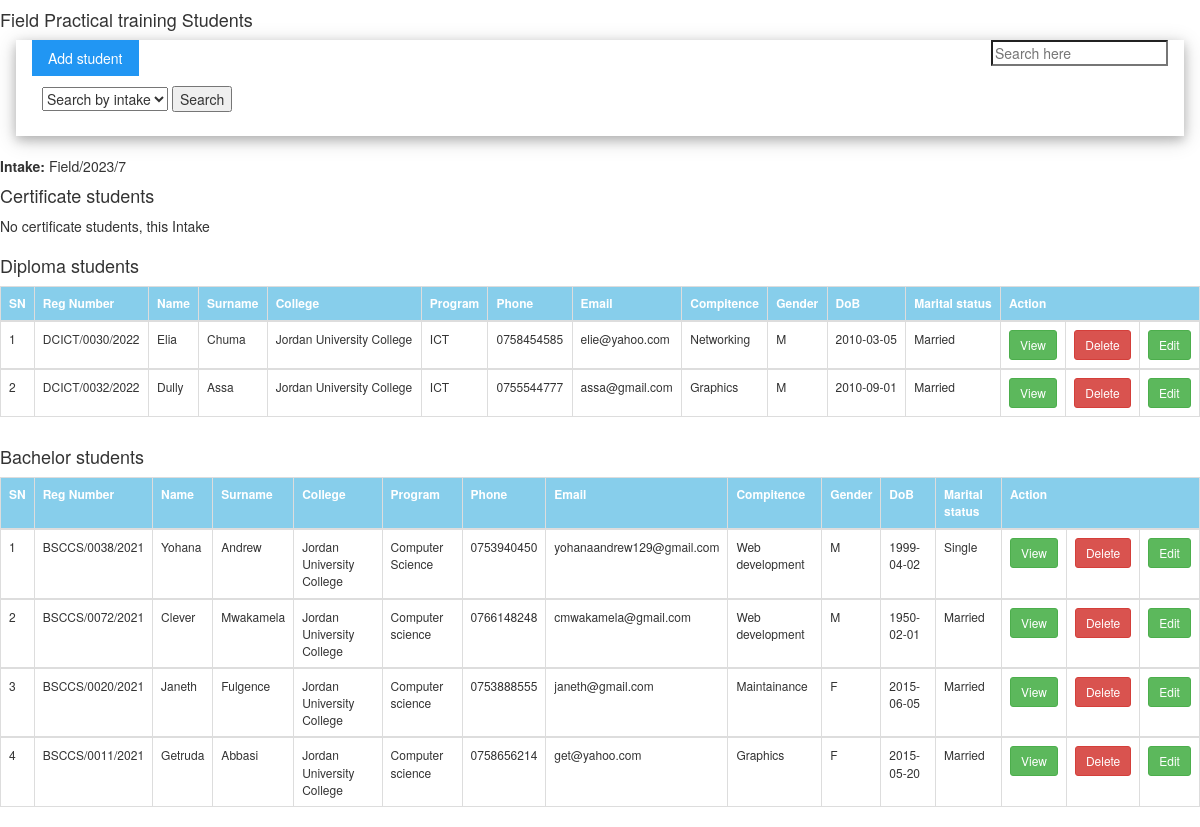
Page /students.php on the committed database.
### tables this page shows
CREATE TABLE `field_intake` (
  `intake_id` int(11) NOT NULL,
  `intake_name` varchar(255) NOT NULL,
  `intake_year` year(4) NOT NULL,
  `intake_month` enum('January','February','March','April','May','June','July','August','September','October','November','December') NOT NULL,
  `intake_status` enum('open','closed','','') NOT NULL DEFAULT 'open'
);

CREATE TABLE `student` (
  `student_id` int(11) NOT NULL,
  `student_reg` varchar(255) NOT NULL,
  `student_fname` varchar(255) DEFAULT NULL,
  `student_lname` varchar(255) DEFAULT NULL,
  `student_college` varchar(255) DEFAULT NULL,
  `student_program` varchar(255) DEFAULT NULL,
  `study_level` varchar(11) NOT NULL,
  `student_phone` varchar(255) DEFAULT NULL,
  `student_email` varchar(255) DEFAULT NULL,
  `student_compitence` varchar(255) DEFAULT NULL,
  `student_letter` varchar(255) DEFAULT NULL,
  `student_start_date` date DEFAULT NULL,
  `student_end_date` date DEFAULT NULL,
  `student_reg_date` date DEFAULT NULL,
  `student_gender` varchar(6) NOT NULL,
  `student_field_duration` int(11) DEFAULT NULL,
  `student_dob` date DEFAULT NULL,
  `student_marital_status` varchar(10) NOT NULL,
  `status` enum('pending','rejected','accepted') NOT NULL DEFAULT 'pending',
  `intake_id` int(11) DEFAULT NULL
);

### students.php (the view, shortened to what this page needs)
<html>
    <head>
        <?php include_once'links.php'; ?>
    <head>
            <body>
                    <h4>Field Practical training Students</h4>
                    <div class="w3-container w3-row-padding">
                        <div class="w3-container w3-card-4">
                    <a class="w3-button w3-blue" href="add_student.php">Add student</a>
                    <span style="float:right;"><input  oninput="w3.filterHTML('#id01', 'tr', this.value)" type="search" minlength="5" placeholder="Search here"></span>
                    <div>
                        <form action="students_by_intake.php" method="POST">
                            <?php
                        include_once'dbconect.php';
                                       $sql = "SELECT intake_name FROM field_intake ORDER BY intake_id DESC";
                if($result = mysqli_query($conn, $sql)){
                    if(mysqli_num_rows($result) > 0){
                        echo "<select name='intake_name' required>";
                        echo "<option disabled selected value=''>Search by intake</option>";
                            while($row = mysqli_fetch_array($result)){
                        echo "</select>";
                            }
                        }
                    } else{
                        echo "No intake now";
                    }
                        ?>
                       <input type="submit" name="intake_searchh" value="Search">
                       </form>
                    </div>
                            </div>
                    </div><br>
                    <div class="tbl">
                    <div class="row">
                        <div class="col-md-12">
                        <?php
                        include_once'dbconect.php';
$apply= "SELECT * FROM field_intake ORDER BY intake_id DESC LIMIT 1";
$result2=mysqli_query($conn, $apply);
while ($fetch=mysqli_fetch_assoc($result2)) {
  $db_intake= $fetch['intake_id'];
   echo "<b>Intake:</b>" . " " . "$fetch[intake_name]";
   echo "<h4>Certificate students</h4>";
}
$intake=$db_intake;
$sql = "SELECT * FROM student as s JOIN field_intake as f ON s.intake_id=f.intake_id WHERE s.status='accepted' AND f.intake_id='$intake' AND s.study_level='Certificate'";
if($result = mysqli_query($conn, $sql)){
    if(mysqli_num_rows($result) > 0){
        echo "<table class='table table-bordered table-hover responsive'>";
            echo "<tr>";
                echo "<th>SN</th>";
                echo "<th>Reg Number</th>";
                echo "<th>Name</th>";
                echo "<th>Surname</th>";
                echo "<th>College</th>";
                echo "<th>Program</th>";
                echo "<th>Phone</th>";
                echo "<th>Email</th>";
                echo "<th>Compitence</th>";
                echo "<th>Gender</th>";
                echo "<th>DoB</th>";
                echo "<th>Marital status</th>";
                echo "<th colspan='3'>Action</th>";
            echo "</tr>";
            $count=mysqli_num_rows($result);
              $i=1;
             while ($i<=$count) {
        while($row = mysqli_fetch_array($result)){
            echo "<tbody id='id01'>";
            echo "<tr>";
                echo "<td>" . $i. "</td>";
                echo "<td>" . $row['student_reg'] . "</td>";
                echo "<td>" . $row['student_fname'] . "</td>";
                echo "<td>" . $row['student_lname'] . "</td>";
                echo "<td>" . $row['student_college'] . "</td>";
                echo "<td>" . $row['student_program'] . "</td>";
                echo "<td>" . $row['student_phone'] . "</td>";
                echo "<td>" . $row['student_email'] . "</td>";
                echo "<td>" . $row['student_compitence'] . "</td>";
                 echo "<td>" . $row['student_gender'] . "</td>";
                echo "<td>" . $row['student_dob'] . "</td>";
                echo "<td>" . $row['student_marital_status'] . "</td>";
                  ?>
                  <form action="delete_student.php" method="post">
                <td><a class="btn btn-success btn-sm" href="view_student.php?student_id=<?php echo $row['student_id'];?>"><span></span>View</a></td>
                <td>
                <input class="hidden" type="text" name="student_id" value="<?php echo $row['student_id'];?>">
                <input type="submit" name="delete" class="btn btn-sm btn-danger" value="Delete" onclick="return confirm('Are you sure you want to delete?');">
               </td>
                 </form>
                <td><a class="btn btn-success btn-sm" href="edit_student.php?student_id=<?php echo $row['student_id'];?>"><span></span>Edit</a></td>
                <?php
            echo "</tr>";
            echo "</tbody>";
            $i++;
        }
    }
        echo "</table>";
        mysqli_free_result($result);
    } else{
        echo "<p>No certificate students, this Intake</p>";
    }
} else{
    echo "ERROR: Could not able to execute $sql. " . mysqli_error($conn);
}
?>
                    </div>
                    </div>
                </div>
                <div class="tbl">
                    <div class="row">
                        <div class="col-md-12">
                        <?php
                        include_once'dbconect.php';
$apply= "SELECT * FROM field_intake ORDER BY intake_id DESC LIMIT 1";
$result2=mysqli_query($conn, $apply);
while ($fetch=mysqli_fetch_assoc($result2)) {
  $db_intake= $fetch['intake_id'];
  echo "<h4>Diploma students</h4>";
}
$intake=$db_intake;
$sql = "SELECT * FROM student as s JOIN field_intake as f ON s.intake_id=f.intake_id WHERE s.status='accepted' AND f.intake_id='$intake' AND s.study_level='Diploma'";
if($result = mysqli_query($conn, $sql)){
    if(mysqli_num_rows($result) > 0){
        echo "<table class='table table-bordered table-hover responsive'>";
            echo "<tr>";
                echo "<th>SN</th>";
                echo "<th>Reg Number</th>";
                echo "<th>Name</th>";
                echo "<th>Surname</th>";
                echo "<th>College</th>";
                echo "<th>Program</th>";
                echo "<th>Phone</th>";
                echo "<th>Email</th>";
                echo "<th>Compitence</th>";
                echo "<th>Gender</th>";
                echo "<th>DoB</th>";
                echo "<th>Marital status</th>";
                echo "<th colspan='3'>Action</th>";
            echo "</tr>";
            $count=mysqli_num_rows($result);
              $i=1;
             while ($i<=$count) {
        while($row = mysqli_fetch_array($result)){
            echo "<tbody id='id01'>";
            echo "<tr>";
                echo "<td>" . $i. "</td>";
                echo "<td>" . $row['student_reg'] . "</td>";
                echo "<td>" . $row['student_fname'] . "</td>";
                echo "<td>" . $row['student_lname'] . "</td>";
                echo "<td>" . $row['student_college'] . "</td>";
                echo "<td>" . $row['student_program'] . "</td>";
                echo "<td>" . $row['student_phone'] . "</td>";
                echo "<td>" . $row['student_email'] . "</td>";
                echo "<td>" . $row['student_compitence'] . "</td>";
                 echo "<td>" . $row['student_gender'] . "</td>";
                echo "<td>" . $row['student_dob'] . "</td>";
                echo "<td>" . $row['student_marital_status'] . "</td>";
                  ?>
                  <form action="delete_student.php" method="post">
                <td><a class="btn btn-success btn-sm" href="view_student.php?student_id=<?php echo $row['student_id'];?>"><span></span>View</a></td>
                <td>
                <input type="submit" name="delete" class="btn btn-sm btn-danger" value="Delete" onclick="return confirm('Are you sure you want to delete?');">
               </td>
                 </form>
                <td><a class="btn btn-success btn-sm" href="edit_student.php?student_id=<?php echo $row['student_id'];?>"><span></span>Edit</a></td>
                <?php
            echo "</tr>";
            echo "</tbody>";
            $i++;
        }
    }
        echo "</table>";
    } else{
        echo "<p>No diploma students, this intake </p>";
    }
} else{
    echo "ERROR: Could not able to execute $sql. " . mysqli_error($conn);
}
?>
                    </div>
                    </div>
                </div>
                <div class="tbl">
                    <div class="row">
                        <div class="col-md-12">
                        <?php
                        include_once'dbconect.php';
$apply= "SELECT * FROM field_intake ORDER BY intake_id DESC LIMIT 1";
$result2=mysqli_query($conn, $apply);
while ($fetch=mysqli_fetch_assoc($result2)) {
  $db_intake= $fetch['intake_id'];
  echo "<h4>Bachelor students</h4>";
}
$intake=$db_intake;
$sql = "SELECT * FROM student as s JOIN field_intake as f ON s.intake_id=f.intake_id WHERE s.status='accepted' AND f.intake_id='$intake' AND s.study_level='Bachelor'";
if($result = mysqli_query($conn, $sql)){
    if(mysqli_num_rows($result) > 0){
        echo "<table class='table table-bordered table-hover responsive'>";
            echo "<tr>";
                echo "<th>SN</th>";
                echo "<th>Reg Number</th>";
                echo "<th>Name</th>";
                echo "<th>Surname</th>";
                echo "<th>College</th>";
                echo "<th>Program</th>";
                echo "<th>Phone</th>";
                echo "<th>Email</th>";
                echo "<th>Compitence</th>";
                echo "<th>Gender</th>";
                echo "<th>DoB</th>";
                echo "<th>Marital status</th>";
                echo "<th colspan='3'>Action</th>";
            echo "</tr>";
            $count=mysqli_num_rows($result);
              $i=1;
             while ($i<=$count) {
        while($row = mysqli_fetch_array($result)){
            echo "<tbody id='id01'>";
            echo "<tr>";
                echo "<td>" . $i. "</td>";
                echo "<td>" . $row['student_reg'] . "</td>";
                echo "<td>" . $row['student_fname'] . "</td>";
                echo "<td>" . $row['student_lname'] . "</td>";
                echo "<td>" . $row['student_college'] . "</td>";
                echo "<td>" . $row['student_program'] . "</td>";
                echo "<td>" . $row['student_phone'] . "</td>";
                echo "<td>" . $row['student_email'] . "</td>";
                echo "<td>" . $row['student_compitence'] . "</td>";
                 echo "<td>" . $row['student_gender'] . "</td>";
                echo "<td>" . $row['student_dob'] . "</td>";
                echo "<td>" . $row['student_marital_status'] . "</td>";
                  ?>
                  <form action="delete_student.php" method="post">
                <td><a class="btn btn-success btn-sm" href="view_student.php?student_id=<?php echo $row['student_id'];?>"><span></span>View</a></td>
                <td>
                <input type="submit" name="delete" class="btn btn-sm btn-danger" value="Delete" onclick="return confirm('Are you sure you want to delete?');">
               </td>
                 </form>
                <td><a class="btn btn-success btn-sm" href="edit_student.php?student_id=<?php echo $row['student_id'];?>"><span></span>Edit</a></td>
                <?php
            echo "</tr>";
            echo "</tbody>";
            $i++;
        }
    }
        echo "</table>";
    } else{
        echo "<p>No Bachelor students, this intake</p>";
    }
} else{
    echo "ERROR: Could not able to execute $sql. " . mysqli_error($conn);
}
?>
                    </div>
                    </div>
                </div>
            </body>
</html>

### css/w3.css (style rules this page uses)
*,*:before,*:after { box-sizing:inherit }
html { -ms-text-size-adjust:100%;-webkit-text-size-adjust:100% }
body { margin:0 }
a { background-color:transparent }
b,strong { font-weight:bolder }
button,input,select,textarea,optgroup { font:inherit;margin:0 }
button,input { overflow:visible }
button,select { text-transform:none }
button,[type=button],[type=reset],[type=submit] { -webkit-appearance:button }
[type=search] { -webkit-appearance:textfield;outline-offset:-2px }
html,body { font-family:Verdana,sans-serif;font-size:15px;line-height:1.5 }
html { overflow-x:hidden }
h4 { font-size:20px }
h1,h2,h3,h4,h5,h6 { font-family:"Segoe UI",Arial,sans-serif;font-weight:400;margin:10px 0 }
a { color:inherit }
.w3-btn,.w3-button { border:none;display:inline-block;padding:8px 16px;vertical-align:middle;overflow:hidden;text-decoration:none;color:inherit;background-color:inherit;text-align:center;cursor:pointer;white-space:nowrap }
.w3-btn,.w3-button { -webkit-touch-callout:none;-webkit-user-select:none;-khtml-user-select:none;-moz-user-select:none;-ms-user-select:none;user-select:none }
.w3-container:after,.w3-container:before,.w3-panel:after,.w3-panel:before,.w3-row:after,.w3-row:before,.w3-row-padding:after,.w3-row-padding:before, .w3-cell-row:before,.w3-cell-row:after,.w3-clear:after,.w3-clear:before,.w3-bar:before,.w3-bar:after { content:"";display:table;clear:both }
.w3-row-padding,.w3-row-padding>.w3-half,.w3-row-padding>.w3-third,.w3-row-padding>.w3-twothird,.w3-row-padding>.w3-threequarter,.w3-row-padding>.w3-quarter,.w3-row-padding>.w3-col { padding:0 8px }
.w3-container,.w3-panel { padding:0.01em 16px }
.w3-card-4,.w3-hover-shadow:hover { box-shadow:0 4px 10px 0 rgba(0,0,0,0.2),0 4px 20px 0 rgba(0,0,0,0.19) }
.w3-blue,.w3-hover-blue:hover { color:#fff!important;background-color:#2196F3!important }

### css/styles.css (style rules this page uses)
a { text-decoration: none; }
table { width: 100%; }
table,th,td { border-collapse: collapse; font-size: 12px; }
th { color: white; background-color: skyblue; }
form { padding: 10px; }
.tbl { overflow-x: auto; }

### rows in the picture
field_intake: intake_name "Field/2023/7"
student: student_reg "DCICT/0030/2022", student_fname "Elia", student_lname "Chuma", student_college "Jordan University College", student_program "ICT", student_phone "0758454585", student_email "elie@yahoo.com", student_compitence "Networking", student_gender "M", student_dob "2010-03-05", student_marital_status "Married"
student: student_reg "DCICT/0032/2022", student_fname "Dully", student_lname "Assa", student_college "Jordan University College", student_program "ICT", student_phone "0755544777", student_email "assa@gmail.com", student_compitence "Graphics", student_gender "M", student_dob "2010-09-01", student_marital_status "Married"
student: student_reg "BSCCS/0038/2021", student_fname "Yohana", student_lname "Andrew", student_college "Jordan University College", student_program "Computer Science", student_phone "0753940450", student_email "yohanaandrew129@gmail.com", student_compitence "Web development", student_gender "M", student_dob "1999-04-02", student_marital_status "Single"
student: student_reg "BSCCS/0072/2021", student_fname "Clever", student_lname "Mwakamela", student_college "Jordan University College", student_program "Computer science", student_phone "0766148248", student_email "cmwakamela@gmail.com", student_compitence "Web development", student_gender "M", student_dob "1950-02-01", student_marital_status "Married"
student: student_reg "BSCCS/0020/2021", student_fname "Janeth", student_lname "Fulgence", student_college "Jordan University College", student_program "Computer science", student_phone "0753888555", student_email "janeth@gmail.com", student_compitence "Maintainance", student_gender "F", student_dob "2015-06-05", student_marital_status "Married"
student: student_reg "BSCCS/0011/2021", student_fname "Getruda", student_lname "Abbasi", student_college "Jordan University College", student_program "Computer science", student_phone "0758656214", student_email "get@yahoo.com", student_compitence "Graphics", student_gender "F", student_dob "2015-05-20", student_marital_status "Married"
